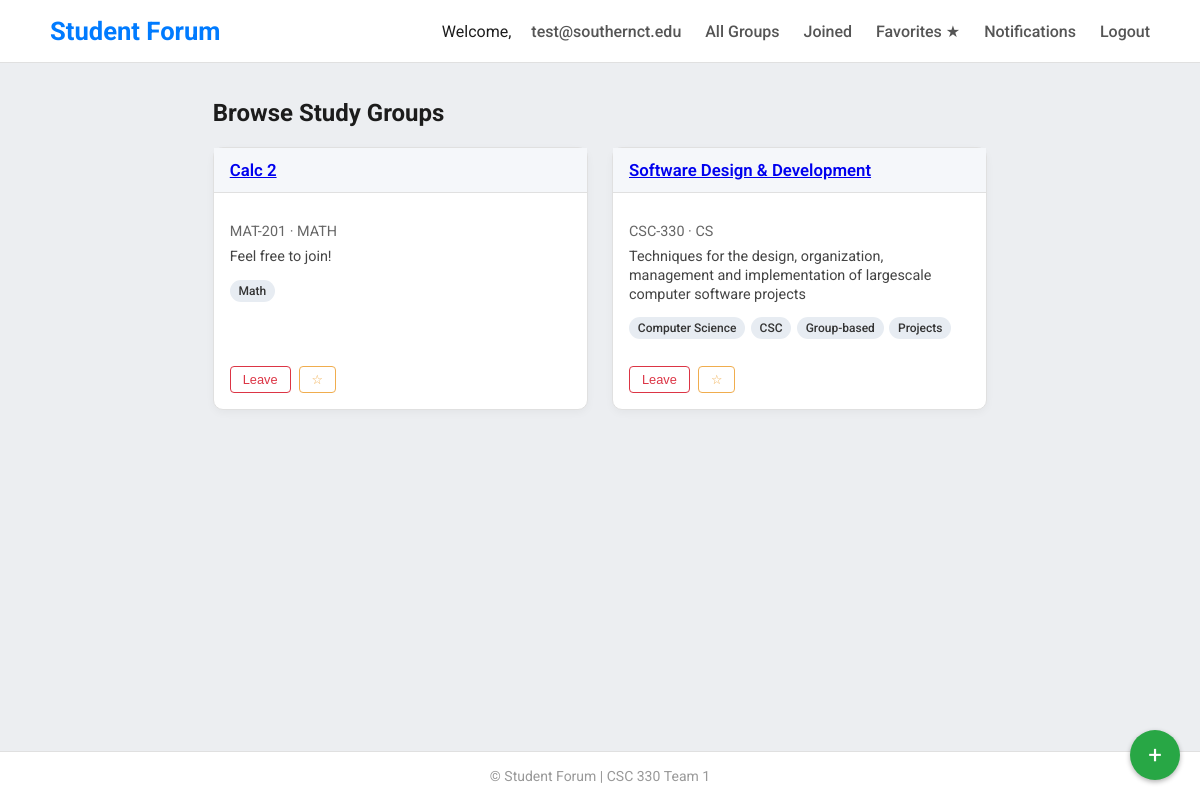
Screenshot of /browse (signed in) with the database file from the repository.
### app/models.py (models this page shows, shortened)
class User(UserMixin, db.Model):
    id = db.Column(db.Integer, primary_key=True)
    email = db.Column(db.String(120), unique=True, nullable=False) #username not required use email
    password = db.Column(db.String(128), nullable=False)
    name = db.Column(db.String(100))
    major = db.Column(db.String(100))
    is_admin = db.Column(db.Boolean, default=False)
    is_verified = db.Column(db.Boolean, default=False)
    owned_groups = db.relationship('StudyGroup', backref='owner', foreign_keys='StudyGroup.op_id')
    posts = db.relationship('Post', backref='author', foreign_keys='Post.user_id')
    joined_groups   = db.relationship("StudyGroup", secondary=group_members,
                                      backref=db.backref("members", lazy="dynamic"))
    favorite_groups = db.relationship("StudyGroup", secondary=favorite_groups,
                                      backref=db.backref("fans",    lazy="dynamic"))

class StudyGroup(db.Model):
    id = db.Column(db.Integer, primary_key=True)
    subject = db.Column(db.String(100), nullable=False)
    course = db.Column(db.String(100), nullable=False)
    description = db.Column(db.Text)
    time = db.Column(db.String(100))
    title = db.Column(db.String(100))
    tags = db.Column(db.String(200))
    op_id = db.Column(db.Integer, db.ForeignKey('user.id'))
    created_at = db.Column(db.DateTime, default=datetime.utcnow)
    threads = db.relationship('Thread', backref='study_group', lazy=True)

### app/routes.py (the view)
@bp.route('/browse')
@login_required
def browse_listings():
    study_groups = StudyGroup.query.order_by(StudyGroup.created_at.desc()).all()
    return render_template('browse_listings.html',
                           study_groups=study_groups)

### app/__init__.py (called while the page is built)
def create_app():
    app = Flask(__name__)
    app.config.from_object(Config)
    db.init_app(app)
    login_manager.init_app(app)
    csrf.init_app(app)
    @app.context_processor
    def inject_csrf_token():
        return dict(csrf_token=generate_csrf)
    from . import routes
    app.register_blueprint(routes.bp)
    from . import admin
    app.register_blueprint(admin.admin_bp)
    @app.context_processor
    def notification_count():
        from flask_login import current_user
        if current_user.is_authenticated:
            from .models import Notification
            count = Notification.query.filter_by(user_id=current_user.id, is_read=False).count()
            return {'notification_count': count}
        return {'notification_count': 0}
    with app.app_context():
        db.create_all()
    return app

### app/models.py (called while the page is built)
@login_manager.user_loader
def load_user(user_id):
    return User.query.get(int(user_id))

### app/templates/browse_listings.html (shortened to what this page needs)
{% extends "base.html" %}
{% block content %}
<h2 class="mb-3">{{ heading or "Browse Study Groups" }}</h2>
<div class="sg-grid">
  {% for g in study_groups %}
    <div class="sg-card">
    <div class="sg-card__header">
      <h5 class="sg-card__title">
        {% if current_user in g.members %}
          <a href="{{ url_for('main.view_group', group_id=g.id) }}">{{ g.title }}</a>
        {% else %}
          {{ g.title }}
        {% endif %}
      </h5>
    </div>
    <div class="sg-card__body">
      <p class="sg-meta mb-2">{{ g.course }} · {{ g.subject }}</p>
      <p class="sg-desc">{{ g.description | truncate(120) }}</p>
      <div class="sg-tags">
        {% for t in (g.tags or "").split(",") if t.strip() %}
          <span class="badge sg-badge">{{ t.strip() }}</span>
        {% endfor %}
      </div>
    </div>
    <div class="sg-card__footer">
      {% if g in current_user.joined_groups %}
        <form action="{{ url_for('main.leave_group', group_id=g.id) }}" method="post">
          <button class="btn btn-outline-danger btn-sm">Leave</button>
        </form>
      {% else %}
        <form action="{{ url_for('main.join_group', group_id=g.id) }}" method="post">
          <input type="hidden" name="csrf_token" value="{{ csrf_token() }}">
          <button class="btn btn-success btn-sm">+ Join</button>
        </form>
      {% endif %}
      <form action="{{ url_for('main.toggle_favorite', group_id=g.id) }}" method="post">
        <button class="btn btn-outline-warning btn-sm">
          {% if g in current_user.favorite_groups %}★{% else %}☆{% endif %}
        </button>
      </form>
    </div>
  </div>
  {% else %}
    <p>No study groups yet – be the first to
       <a href="{{ url_for('main.post_listing') }}">create one</a>!</p>
  {% endfor %}
</div>
<a href="{{ url_for('main.post_listing') }}" class="create-btn" title="Create Study Group">+</a>
{% endblock %}

### app/templates/base.html (shortened to what this page needs)
<!DOCTYPE html>
<html lang="en">
  <head>
    <link
      rel="stylesheet"
      href="{{ url_for('static', filename='css/style.css') }}"
    />
  </head>
  <body>
    <nav>
      <div class="nav-container">
        <a href="{{ url_for('main.home') }}" class="nav-brand">Student Forum</a>
        <div class="nav-links">
          {% if current_user.is_authenticated %}
          <span class="welcome">
            Welcome,<a href="{{ url_for('main.view_profile') }}"
              >{{ current_user.email }}</a
            >
          </span>
          <a href="{{ url_for('main.browse_listings') }}">All&nbsp;Groups</a>
          <a href="{{ url_for('main.joined_groups') }}">Joined</a>
          <a href="{{ url_for('main.favorite_groups') }}">Favorites&nbsp;★</a>
          <a href="{{ url_for('main.view_notifications') }}">
            Notifications
          </a>
          <a href="{{ url_for('main.logout') }}">Logout</a>
          {% else %}
          <a href="{{ url_for('main.index') }}">Home</a>
          <a href="{{ url_for('main.login') }}">Login</a>
          <a href="{{ url_for('main.register') }}">Register</a>
          {% endif %}
        </div>
      </div>
    </nav>
    <div class="container">
       {% block content %}{% endblock %}
    </div>
    <footer>&copy; {{ current_year }} Student Forum | CSC 330 Team 1</footer>
  </body>
</html>

### app/static/css/style.css (style rules this page uses)
body { font-family: 'Roboto', sans-serif; background-color: #eceef1; color: #1c1c1c; margin: 0; display: flex; flex-direction: column; min-height: 100vh; }
nav { background-color: #fff; padding: 1rem 2rem; border-bottom: 1px solid #e0e0e0; }
.nav-container { display: flex; justify-content: space-between; align-items: center; max-width: 1100px; margin: auto; }
.nav-brand { font-size: 1.6rem; font-weight: 700; color: #007bff; text-decoration: none; }
.nav-links a { margin-left: 1.25rem; text-decoration: none; font-weight: 500; font-size: 1rem; color: #555; transition: color 0.2s; }
.container { flex: 1; max-width: 900px; margin: auto; padding: 1rem; }
.badge { display: inline-block; padding: 0.25rem 0.55rem; font-size: 0.75rem; font-weight: 500; border-radius: 999px; }
.btn { display: inline-block; padding: 0.4rem 0.85rem; font-size: 0.85rem; font-weight: 500; line-height: 1.1; border: 1px solid transparent; border-radius: 4px; cursor: pointer; transition: background-color 0.15s ease, color 0.15s ease, border 0.15s ease; }
.btn-outline-danger { background-color: transparent; color: #dc3545; border-color: #dc3545; }
.btn-outline-warning { background-color: transparent; color: #f0ad4e; border-color: #f0ad4e; }
.mb-2 { margin-bottom: 0.5rem; }
footer { text-align: center; padding: 1rem; font-size: 0.875rem; color: #999; border-top: 1px solid #e0e0e0; background-color: #fff; }
.sg-grid { display: grid; gap: 1.5rem; grid-template-columns: repeat(auto-fill, minmax(260px, 1fr)); }
.sg-card { display: flex; flex-direction: column; height: 100%; border: 1px solid #e0e0e0; border-radius: 10px; background: #fff; box-shadow: 0 3px 8px rgba(0,0,0,0.04); transition: transform 0.18s ease, box-shadow 0.18s ease; }
.sg-card__header { background: #f5f7fa; padding: 0.75rem 1rem; border-bottom: 1px solid #e0e0e0; }
.sg-card__title { margin: 0; font-size: 1.05rem; font-weight: 600; color: #007bff; }
.sg-card__body { padding: 1rem 1rem 0.75rem; flex: 1 1 auto; }
.sg-meta { font-size: 0.9rem; color: #666; }
.sg-desc { font-size: 0.9rem; color: #444; margin: 0.4rem 0 0.8rem; line-height: 1.3; }
.sg-tags { display: flex; flex-wrap: wrap; gap: 0.35rem; }
.sg-badge { background: #e7ecf2; color: #333; }
.sg-card__footer { display: flex; gap: 0.5rem; padding: 0.8rem 1rem 1rem; }
.btn-sm { padding: 0.35rem 0.75rem; font-size: 0.8rem; }
.create-btn { position: fixed; bottom: 20px; right: 20px; width: 50px; height: 50px; border-radius: 50%; background-color: #28a745; color: white; display: flex; align-items: center; justify-content: center; font-size: 24px; text-decoration: none; box-shadow: 0 2px 5px rgba(0,0,0,0.3); z-index: 1000; }

### rows the page displays
User: email "test@southernct.edu"
StudyGroup: title "Calc 2", course "MAT-201", subject "MATH", description "Feel free to join!", strip "Math"
StudyGroup: title "Software Design & Development", course "CSC-330", subject "CS", description "Techniques for the design, organization, management and implementation of largescale computer software projects", strip "Computer Science" "CSC" "Group-based" "Projects"

### other values shown
{{ heading or "Browse Study Groups" }} "Browse Study Groups"
